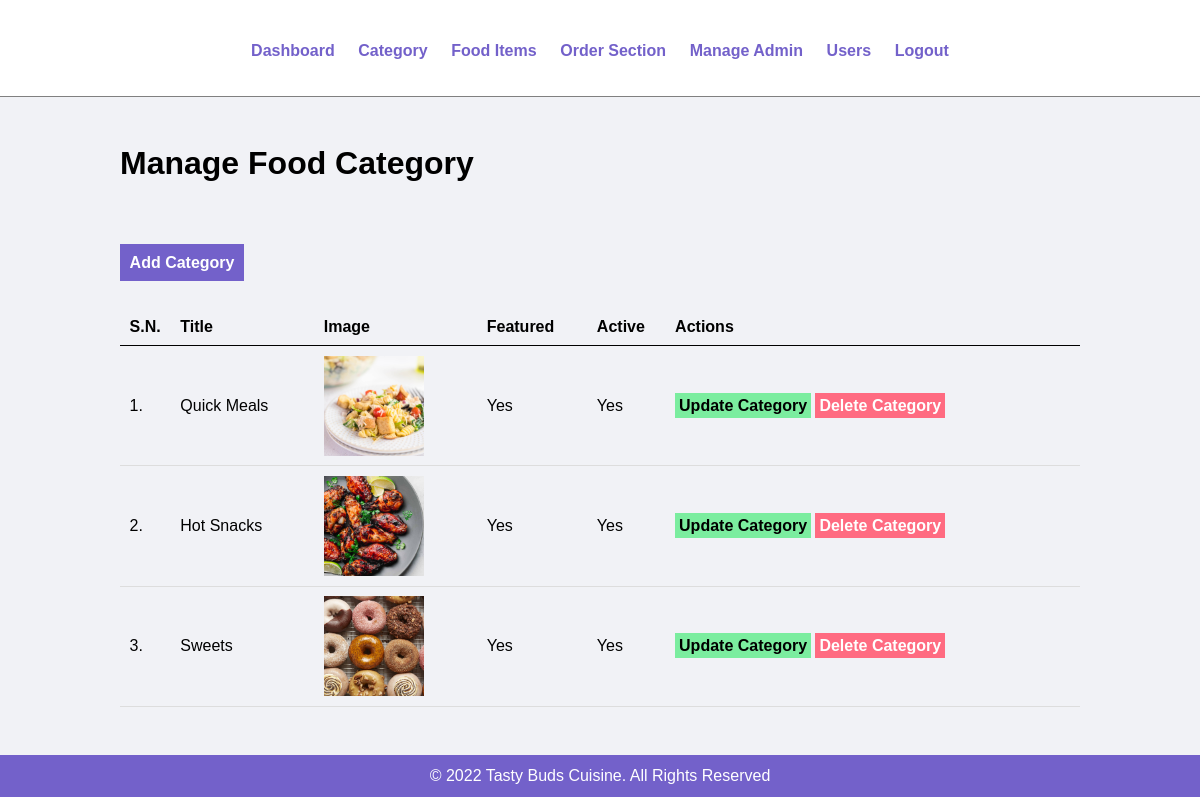
Page /onlinefood-order/admin/manage-category.php on the committed database.
### tables this page shows
CREATE TABLE `tbl_category` (
  `id` int(10) UNSIGNED NOT NULL,
  `title` varchar(100) NOT NULL,
  `image_name` varchar(255) NOT NULL,
  `featured` varchar(10) NOT NULL,
  `active` varchar(10) NOT NULL
);

### onlinefood-order/admin/manage-category.php (the view, shortened to what this page needs)
<?php include('partials/menu.php'); ?>
<div class="main-content">
    <div class="wrapper">
        <h1>Manage Food Category</h1>
        <br /><br />
        <br><br>
                <a href="<?php echo SITEURL; ?>admin/add-category.php" class="btn-primary">Add Category</a>
                <br /><br /><br />
                <table class="tbl-full">
                    <tr>
                        <th>S.N.</th>
                        <th>Title</th>
                        <th>Image</th>
                        <th>Featured</th>
                        <th>Active</th>
                        <th>Actions</th>
                    </tr>
                    <?php
                        $sql = "SELECT * FROM tbl_category";
                        $res = mysqli_query($conn, $sql);
                        $count = mysqli_num_rows($res);
                        $sn=1;
                        if($count>0)
                        {
                            while($row=mysqli_fetch_assoc($res))
                            {
                                $id = $row['id'];
                                $title = $row['title'];
                                $image_name = $row['image_name'];
                                $featured = $row['featured'];
                                $active = $row['active'];
                                ?>
                                    <tr>
                                        <td><?php echo $sn++; ?>. </td>
                                        <td><?php echo $title; ?></td>
                                        <td>
                                            <?php
                                                if($image_name!="")
                                                {
                                                    ?>
                                                    <img src="<?php echo SITEURL; ?>images/category/<?php echo $image_name; ?>" width="100px" >
                                                    <?php
                                                }
                                                else
                                                {
                                                    echo "<div class='error'>Image not Added.</div>";
                                                }
                                            ?>
                                        </td>
                                        <td><?php echo $featured; ?></td>
                                        <td><?php echo $active; ?></td>
                                        <td>
                                            <a href="<?php echo SITEURL; ?>admin/update-category.php?id=<?php echo $id; ?>" class="btn-secondary">Update Category</a>
                                            <a href="<?php echo SITEURL; ?>admin/delete-category.php?id=<?php echo $id; ?>&image_name=<?php echo $image_name; ?>" class="btn-danger">Delete Category</a>
                                        </td>
                                    </tr>
                                <?php
                            }
                        }
                        else
                        {
                            ?>
                            <tr>
                                <td colspan="6"><div class="error">No Category Added.</div></td>
                            </tr>
                            <?php
                        }
                    ?>
                </table>
    </div>
</div>
<?php include('partials/footer.php'); ?>

### onlinefood-order/admin/partials/menu.php (shortened to what this page needs)
<html>
    <head>
        <link rel="stylesheet" href="../css/admin.css">
    </head>
    <body>
        <div class="menu text-center">
            <div class="wrapper">
                <ul>
                    <li><a href="index.php">Dashboard</a></li>
                    <li><a href="manage-category.php">Category</a></li>
                    <li><a href="manage-food.php">Food Items</a></li>
                    <li><a href="manage-order.php">Order Section</a></li>
                    <li><a href="manage-admin.php">Manage Admin</a></li>
                    <li><a href="manage-users.php">Users</a></li>
                    <li><a href="logout.php">Logout</a></li>
                </ul>
            </div>
        </div>

### onlinefood-order/admin/partials/footer.php
<div class="footer">
            <div class="wrapper">
                <p class="text-center">© <?php echo date("Y"); ?> Tasty Buds Cuisine. All Rights Reserved</a></p>
            </div>
        </div>
    </body>
</html>

### onlinefood-order/css/admin.css (style rules this page uses)
* { margin: 0; padding: 0; font-family: Arial, Helvetica, sans-serif; }
.wrapper { padding: 1%; width: 80%; margin: 0 auto; }
.text-center { text-align: center; }
.tbl-full { width: 100%; }
table { border-collapse: collapse; width: 100%; }
th, td { padding: 8px; text-align: left; border-bottom: 1px solid #ddd; }
table tr th { border-bottom: 1px solid black; padding: 1%; text-align: left; }
table tr td { padding: 1%; }
.btn-primary { background-color: rgb(115, 97, 202); padding: 1%; color: white; text-decoration: none; font-weight: bold; }
.btn-secondary { background-color: #7bed9f; padding: 1%; color: black; text-decoration: none; font-weight: bold; }
.btn-danger { background-color: #ff6b81; padding: 1%; color: white; text-decoration: none; font-weight: bold; }
.menu { padding-bottom: 24px; border-bottom: 1px solid grey; margin-top: 30px; }
.menu ul { list-style-type: none; }
.menu ul li { display: inline; padding: 1%; }
.menu ul li a { text-decoration: none; font-weight: bold; color: rgb(115, 97, 202); }
.main-content { background-color: #f1f2f6; padding: 3% 0; }
.footer { background-color: rgb(115, 97, 202); color: white; }

### rows in the picture
tbl_category: title "Quick Meals", image_name (picture), featured "Yes", active "Yes"
tbl_category: title "Hot Snacks", image_name (picture), featured "Yes", active "Yes"
tbl_category: title "Sweets", image_name (picture), featured "Yes", active "Yes"
